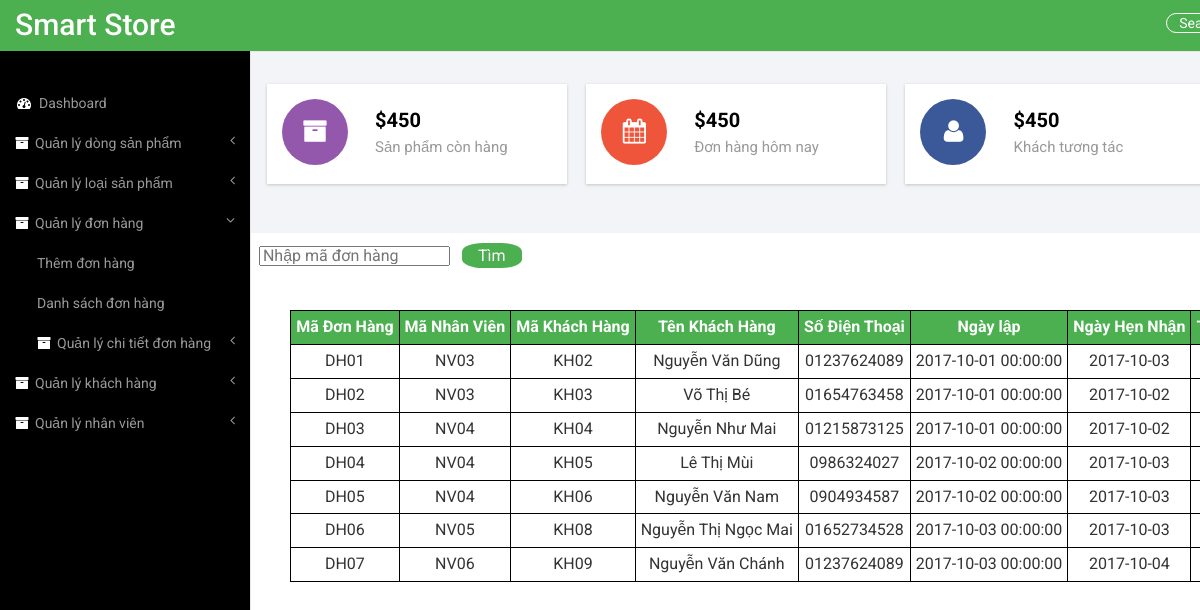
Before: /Front-end/timdh.php with the older database file.
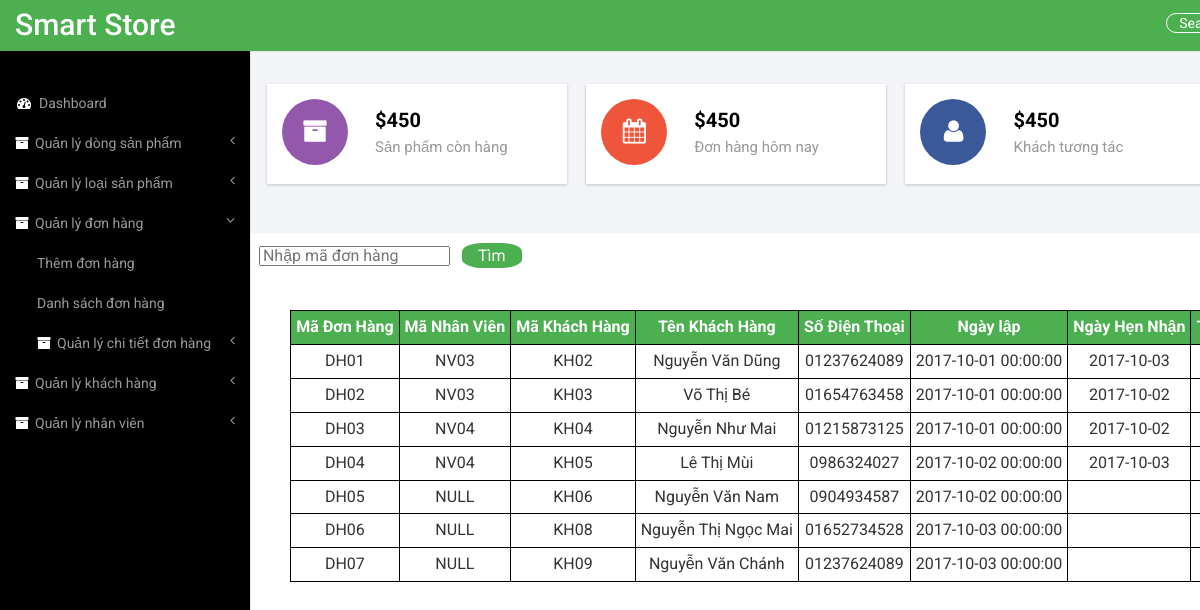
After: the same page with the newer database file.
### tables this page shows
CREATE TABLE `donhang` (
  `MaDH` varchar(10) NOT NULL,
  `MaNV` varchar(10) DEFAULT NULL,
  `MaKH` varchar(10) NOT NULL,
  `TenKH` varchar(50) NOT NULL,
  `SDT` varchar(11) NOT NULL,
  `NgayLapDH` datetime NOT NULL,
  `NgayHenNhan` date DEFAULT NULL,
  `TongThanhTien` float NOT NULL DEFAULT '0',
  `TrangThai` varchar(20) NOT NULL
);

### Front-end/classes/Db.class.php (called while the page is built, shortened)
<?php
class Db
{
	protected $data, $conn;
	function __construct()
	{
		$dsn = "mysql:host=" .HOST."; dbname=". DB;
		try
		{
		$this->conn = new PDO( $dsn, USER, PASS);
		$this->conn->query("set names 'utf8' ");
		}
		catch(Exception $e)
		{
		   echo 'Lỗi: '. $e->getMessage();
		   exit;
		}
	}
	public function query($sql, $arr=array())
	{
		$stm = $this->conn->prepare($sql);
		$stm->execute($arr);
		$this->data = $stm->fetchAll(PDO::FETCH_ASSOC);
		return $this->data;
	}
}

### Front-end/classes/Dh.class.php (called while the page is built, shortened)
<?php
class Dh extends Db
{
	function getAll()
	{
		return $this->query("select * from donhang");
	}
}

### Front-end/timdh.php (the view, shortened to what this page needs)
<!DOCTYPE HTML>
<html>
<head>
<link href="css/bootstrap.min.css" rel='stylesheet' type='text/css' />
<link href="css/style.css" rel='stylesheet' type='text/css' />
<link href="css/lines.css" rel='stylesheet' type='text/css' />
<link href="css/font-awesome.css" rel="stylesheet">
<link href="css/style_back.css" rel='stylesheet' type='text/css' />
<link href="css/custom.css" rel="stylesheet">
</head>
<body>
<div id="wrapper" style="width: 130%">
        <nav class="top1 navbar navbar-default navbar-static-top" role="navigation" style="margin-bottom: 0">
            <div class="navbar-header">
                <a class="navbar-brand" href="index.html">Smart Store</a>
            </div>
			<form class="navbar-form navbar-right">
              <input type="text" class="form-control" value="Search..." onfocus="this.value = '';" onblur="if (this.value == '') {this.value = 'Search...';}">
            </form>
            <div class="navbar-default sidebar" role="navigation">
                <div class="sidebar-nav navbar-collapse">
                    <ul class="nav" id="side-menu">
                        <li>
                            <a href="index_backend.php"><i class="fa fa-dashboard fa-fw nav_icon"></i>Dashboard</a>
                        </li>
                        <li>
                            <a href="timdongdt.php"><i class="fa fa-archive nav_icon"></i>Quản lý dòng sản phẩm <span class="fa arrow"></span></a>
                        </li>
                        <li>
                            <a href="timloai.php"><i class="fa fa-archive nav_icon"></i>Quản lý loại sản phẩm <span class="fa arrow"></span></a>
                        </li>
                        <li>
                            <a href="timdh.php"><i class="fa fa-archive nav_icon"></i>Quản lý đơn hàng <span class="fa arrow"></span></a>
                            <ul class="nav nav-second-level">
                                <li>
                                    <a href="themdh.php">Thêm đơn hàng</a>
                                </li>
                                <li>
                                    <a href="timdh.php">Danh sách đơn hàng</a>
                                </li>
                                <li>
                                    <a href="timctdh.php"><i class="fa fa-archive nav_icon"></i>Quản lý chi tiết đơn hàng <span class="fa arrow"></span></a>
                                </li>
                            </ul>
                        </li>
                        <li>
                            <a href="timkh.php"><i class="fa fa-archive nav_icon"></i>Quản lý khách hàng <span class="fa arrow"></span></a>
                        </li>
                        <li>
                            <a href="timnv.php"><i class="fa fa-archive nav_icon"></i>Quản lý nhân viên <span class="fa arrow"></span></a>
                        </li>
                    </ul>
                </div>
            </div>
        </nav>
        <div id="page-wrapper">
        <div class="graphs">
     	<div class="col_3">
        	<div class="col-md-3 widget widget1">
        		<div class="r3_counter_box">
                    <i class="pull-left fa fa-archive icon-rounded"></i>
                    <div class="stats">
                      <h5><strong>$450</strong></h5>
                      <span>Sản phẩm còn hàng</span>
                    </div>
                </div>
        	</div>
        	<div class="col-md-3 widget widget1">
        		<div class="r3_counter_box">
                    <i class="pull-left fa fa-calendar user1 icon-rounded"></i>
                    <div class="stats">
                      <h5><strong>$450</strong></h5>
                      <span>Đơn hàng hôm nay</span>
                    </div>
                </div>
        	</div>
        	<div class="col-md-3 widget widget1">
        		<div class="r3_counter_box">
                    <i class="pull-left fa fa-user user2 icon-rounded"></i>
                    <div class="stats">
                      <h5><strong>$450</strong></h5>
                      <span>Khách tương tác</span>
                    </div>
                </div>
        	</div>
      </div>
	  <div class="span_11">
		<div class="col-md-6 col_4">
			<link rel="stylesheet" href="css/clndr.css" type="text/css" />
		</div>
		<div class="col-md-6 col_5">
</div>
       </div>
       <div class="clearfix"> </div>
    </div>
    <div class="content_bottom">
       <?php
            $obj = new Dh();
            ?>
            <form action="timdh.php" method="get">
            <table  align="center">
            &nbsp;&nbsp;<input type="text" name="ts" placeholder="Nhập mã đơn hàng" />&nbsp;&nbsp;
            <input type="submit" name="search" value="Tìm" />
            </table>
            <?php
            if (!isset($_GET["search"]))
            {
                $data = $obj->getAll();
            }
            else
            {
                $data = $obj->search($_GET["ts"]);
            }
            ?>
            <table class="tb"><thead><tr><th>Mã Đơn Hàng</th><th>Mã Nhân Viên</th><th>Mã Khách Hàng</th><th>Tên Khách Hàng</th><th>Số Điện Thoại</th><th>Ngày lập</th><th>Ngày Hẹn Nhận</th><th>Tổng Thành Tiền</th><th>Trạng Thái</th><th>Thao tác</th></tr></thead>
                <?php
                foreach($data as $r)
                {
                    ?>
                    <tr><td> <?php echo $r["MaDH"]; ?></td>
                    <td><?php echo $r["MaNV"]; ?></td>
                    <td><?php echo $r["MaKH"]; ?></td>
                    <td><?php echo $r["TenKH"]; ?></td>
                    <td><?php echo $r["SDT"]; ?></td>
                    <td><?php echo $r["NgayLapDH"]; ?></td>
                    <td><?php echo $r["NgayHenNhan"]; ?></td>
                    <td><?php echo $r["TongThanhTien"]; ?></td>
                    </tr>
                    <?php
                }
                ?>
            </table>
    </div>
</body>
</html>

### Front-end/css/style.css (style rules this page uses)
h4, h5, h6, h1, h2, h3 { margin-top: 0; }
ul, ol { margin: 0; }
html, body { font-family: 'Roboto', sans-serif; font-size: 100%; background:#000; overflow-x: scroll; }
body a { transition:0.5s all; -webkit-transition:0.5s all; -moz-transition:0.5s all; -o-transition:0.5s all; -ms-transition:0.5s all; }
.navbar-default.sidebar { background-color: #000; font-family: 'Roboto', sans-serif; }
nav.top1.navbar.navbar-default.navbar-static-top { background-color:#4CAF50 !important; font-family: 'Roboto', sans-serif; }
.navbar-default .navbar-brand { color: #fff !important; font-size: 30px; font-weight: 500; }
.navbar-right { margin-right: 10px !important; }
i.nav_icon { color: #fff; margin-right:6px; }
.sidebar ul li a { color: #999; font-size:14px; }
.form-control { background: none !important; border: 1px solid #fff !important; border-radius: 20px !important; box-shadow: none !important; }
.navbar-form.navbar-right input[type="text"] { color: #fff; }
form.navbar-form.navbar-right { margin:9px 0 0 0; }
.sidebar-nav.navbar-collapse { margin: 2em 0 0 0; }
.col_3 { margin-bottom:1em; }
.content_bottom { margin-bottom:1em; }
.widget { padding:0; }
.col-md-3.widget.widget1 { width: 23.5%; }
.r3_counter_box { min-height: 100px; background: #ffffff; padding: 15px; }
.stats { overflow: hidden; }
.r3_counter_box .fa { margin-right: 0px; width: 66px; height: 66px; text-align: center; line-height: 65px; }
.stats span { color:#999; font-size:15px; }
.fa.pull-left { margin-right: 10% !important; }
.icon-rounded { background-color:#9358ac; color: #ffffff; border-radius: 50px; -webkit-border-radius: 50px; -moz-border-radius: 50px; -o-border-radius: 50px; -ms-border-radius: 50px; font-size: 25px; }
.r3_counter_box h5 { margin: 10px 0 5px 0; color:#000; font-weight:600; font-size: 20px; }
i.user1 { background:#ef553a; }
i.user2 { background:#3b5998; }
.widget1 { margin-right: 1.5%; }
.col_4, .col_5 { padding-left:0; }
.map_container, #chart, .span_6, .col_2, .weather_list, .cal1, .skills-info, .stats-info, .r3_counter_box, .activity_box, .bs-example1, .cloud, .copy { -ms-box-shadow: 0 1px 3px 0px rgba(0, 0, 0, 0.2); -o-box-shadow: 0 1px 3px 0px rgba(0, 0, 0, 0.2); -moz-box-shadow: 0 1px 3px 0px rgba(0, 0, 0, 0.2); -webkit-box-shadow: 0 1px 3px 0px rgba(0, 0, 0, 0.2); box-shadow: 0 1px 3px 0px rgba(0, 0, 0, 0.2); }
.span_11 { margin-bottom: 1em; }
.graphs { padding: 2em 1em; background: #f2f4f8; font-family: 'Roboto', sans-serif; }
.float-left, .pull-left { float: left!important; width: 50%; cursor: pointer; }
@media (max-width:1366px) { .float-left, .pull-left { width: 47%; } }
@media (max-width:1280px) { .float-left, .pull-left { width: 42%; } }

### Front-end/css/style_back.css (style rules this page uses)
input[type="text"], input[type="password"], input[type="number"], input[type="file"], input[type="date"], select { margin: 4px 0; display: inline-block; height:20px; }
input[type=submit] { margin-top: 10px; background-color: #4CAF50; color: white; padding: 2px 8px; border: none; cursor: pointer; width: 60px; text-align: center; height: 25px; border-radius: 35%; }
.tb, .tb td, th { margin: 40px auto; border: 1px solid #000; border-collapse: collapse; padding: 5px; text-align: center; }
th { background-color: #4CAF50; color: #fff; }

### Front-end/css/custom.css (style rules this page uses)
#wrapper { width: 100%; }
#page-wrapper { min-height: 568px; background-color: #fff; }
@media (min-width:768px) { #page-wrapper { position: inherit; margin: 0 0 0 250px; border-left: 1px solid #e7e7e7; } }
.sidebar .sidebar-nav.navbar-collapse { padding-right: 0; padding-left: 0; }
.sidebar .arrow { float: right; }
.sidebar .fa.arrow:before { content: "\f104"; }
.sidebar .active>a>.fa.arrow:before { content: "\f107"; }
.sidebar .nav-second-level li, .sidebar .nav-third-level li { border-bottom: 0!important; }
.sidebar .nav-second-level li a { padding-left: 37px; }
@media (min-width:768px) { .sidebar { z-index: 1; position: absolute; width: 250px; margin-top: 51px; } }

Changed rows visible on the page:
changed donhang "DH05": MaNV "NV04" → "NULL"; NgayHenNhan "2017-10-03" → (not shown)
changed donhang "DH06": MaNV "NV05" → "NULL"; NgayHenNhan "2017-10-03" → (not shown)
changed donhang "DH07": MaNV "NV06" → "NULL"; NgayHenNhan "2017-10-04" → (not shown)
